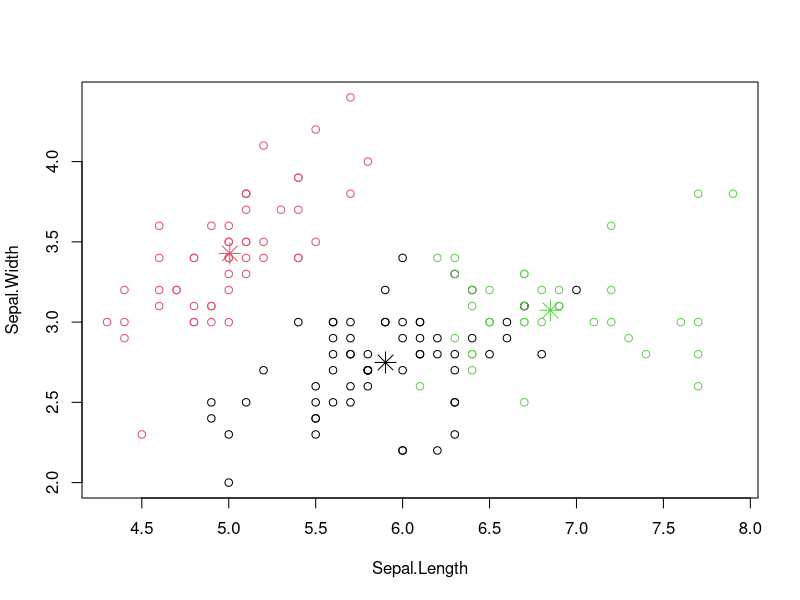

The R source for this figure:
iris2 = iris
iris2$Species = NULL
(kmeans.result = kmeans(iris2, 3))
table(iris$Species, kmeans.result$cluster)
plot(iris2[c("Sepal.Length", "Sepal.Width")], col = kmeans.result$cluster)
points(kmeans.result$centers[,c("Sepal.Length", "Sepal.Width")], col = 1:3, pch = 8, cex=2)
kmeans.result$centers
kmeans.result$totss
kmeans.result$withinss
kmeans.result$tot.withinss
kmeans.result$betweenss
kmeans.result$size
kmeans.result$iter
kmeans.result$ifault